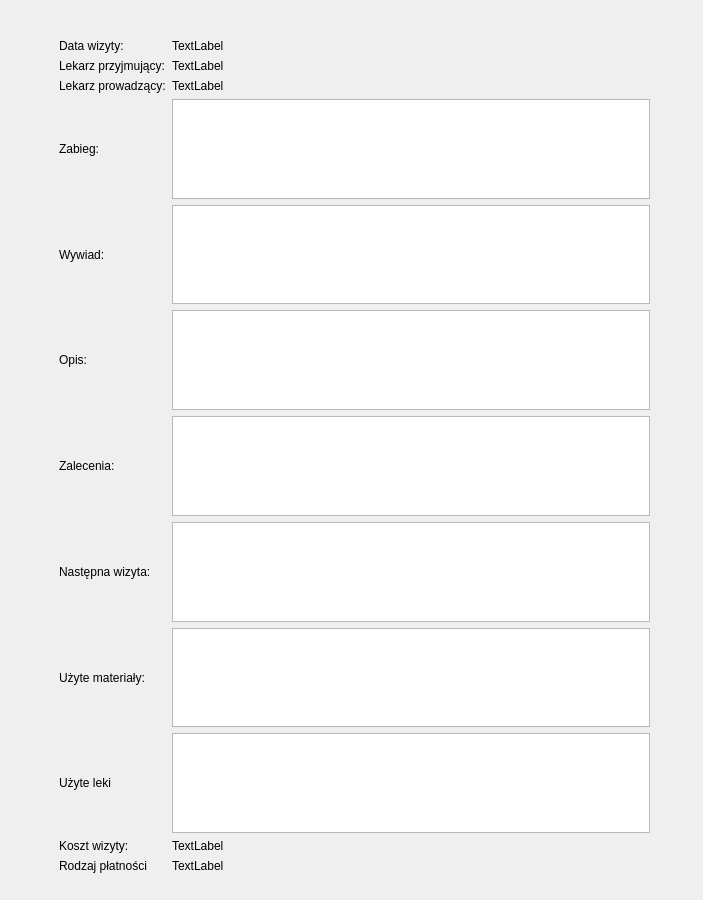
<?xml version="1.0" encoding="UTF-8"?>
<ui version="4.0">
 <class>popUpVisitWindow</class>
 <widget class="QDialog" name="popUpVisitWindow">
  <property name="geometry">
   <rect>
    <x>0</x>
    <y>0</y>
    <width>703</width>
    <height>900</height>
   </rect>
  </property>
  <property name="windowTitle">
   <string>Wizyta</string>
  </property>
  <widget class="QWidget" name="formLayoutWidget">
   <property name="geometry">
    <rect>
     <x>49</x>
     <y>29</y>
     <width>601</width>
     <height>844</height>
    </rect>
   </property>
   <layout class="QGridLayout" name="gridLayout">
    <property name="leftMargin">
     <number>10</number>
    </property>
    <property name="topMargin">
     <number>10</number>
    </property>
    <item row="11" column="1">
     <widget class="QLabel" name="visitPayment">
      <property name="text">
       <string>TextLabel</string>
      </property>
     </widget>
    </item>
    <item row="7" column="1">
     <widget class="QTextBrowser" name="visitNextVisit"/>
    </item>
    <item row="5" column="0">
     <widget class="QLabel" name="label_12">
      <property name="text">
       <string>Opis:</string>
      </property>
     </widget>
    </item>
    <item row="10" column="0">
     <widget class="QLabel" name="label_22">
      <property name="text">
       <string>Koszt wizyty:</string>
      </property>
     </widget>
    </item>
    <item row="3" column="1">
     <widget class="QTextBrowser" name="visitTreatment"/>
    </item>
    <item row="2" column="0">
     <widget class="QLabel" name="label_9">
      <property name="text">
       <string>Lekarz prowadzący:</string>
      </property>
     </widget>
    </item>
    <item row="1" column="1">
     <widget class="QLabel" name="visitDoctor">
      <property name="text">
       <string>TextLabel</string>
      </property>
     </widget>
    </item>
    <item row="5" column="1">
     <widget class="QTextBrowser" name="visitDescription"/>
    </item>
    <item row="4" column="1">
     <widget class="QTextBrowser" name="visitInterview">
      <property name="enabled">
       <bool>true</bool>
      </property>
     </widget>
    </item>
    <item row="7" column="0">
     <widget class="QLabel" name="label_14">
      <property name="text">
       <string>Następna wizyta:</string>
      </property>
     </widget>
    </item>
    <item row="4" column="0">
     <widget class="QLabel" name="label_11">
      <property name="text">
       <string>Wywiad:</string>
      </property>
     </widget>
    </item>
    <item row="8" column="0">
     <widget class="QLabel" name="label_19">
      <property name="text">
       <string>Użyte materiały:</string>
      </property>
     </widget>
    </item>
    <item row="3" column="0">
     <widget class="QLabel" name="label_5">
      <property name="text">
       <string>Zabieg:</string>
      </property>
     </widget>
    </item>
    <item row="9" column="1">
     <widget class="QTextBrowser" name="visitMedicines"/>
    </item>
    <item row="9" column="0">
     <widget class="QLabel" name="label_21">
      <property name="text">
       <string>Użyte leki</string>
      </property>
     </widget>
    </item>
    <item row="8" column="1">
     <widget class="QTextBrowser" name="visitTools"/>
    </item>
    <item row="0" column="0">
     <widget class="QLabel" name="label">
      <property name="text">
       <string>Data wizyty:</string>
      </property>
     </widget>
    </item>
    <item row="1" column="0">
     <widget class="QLabel" name="label_7">
      <property name="text">
       <string>Lekarz przyjmujący:</string>
      </property>
     </widget>
    </item>
    <item row="6" column="1">
     <widget class="QTextBrowser" name="visitRecommendation"/>
    </item>
    <item row="11" column="0">
     <widget class="QLabel" name="label_23">
      <property name="text">
       <string>Rodzaj płatności</string>
      </property>
     </widget>
    </item>
    <item row="10" column="1">
     <widget class="QLabel" name="visitCost">
      <property name="text">
       <string>TextLabel</string>
      </property>
     </widget>
    </item>
    <item row="2" column="1">
     <widget class="QLabel" name="visitMainDoctor">
      <property name="text">
       <string>TextLabel</string>
      </property>
     </widget>
    </item>
    <item row="0" column="1">
     <widget class="QLabel" name="visitDate">
      <property name="text">
       <string>TextLabel</string>
      </property>
     </widget>
    </item>
    <item row="6" column="0">
     <widget class="QLabel" name="label_13">
      <property name="text">
       <string>Zalecenia:</string>
      </property>
     </widget>
    </item>
   </layout>
  </widget>
 </widget>
 <resources/>
 <connections/>
</ui>
